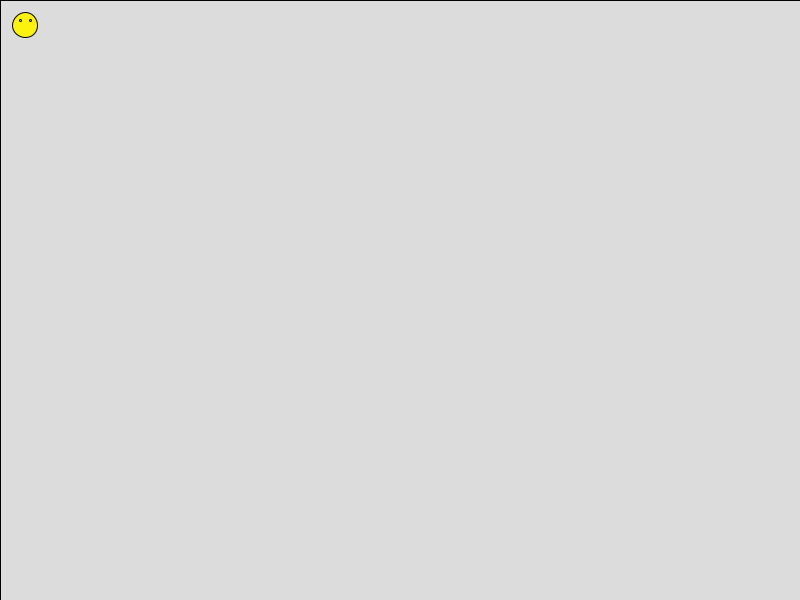
Frame 1 (no input)
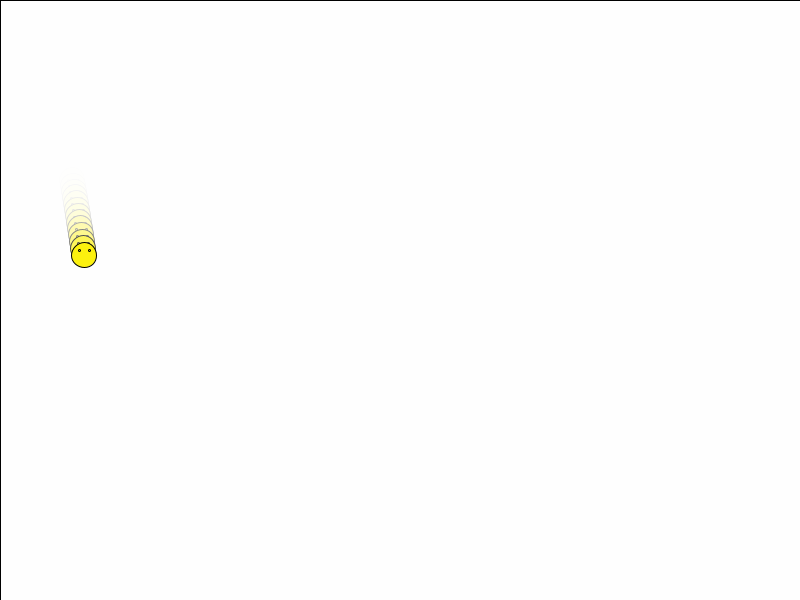
Frame 60 (the mouse pressed at the canvas centre just before this capture)
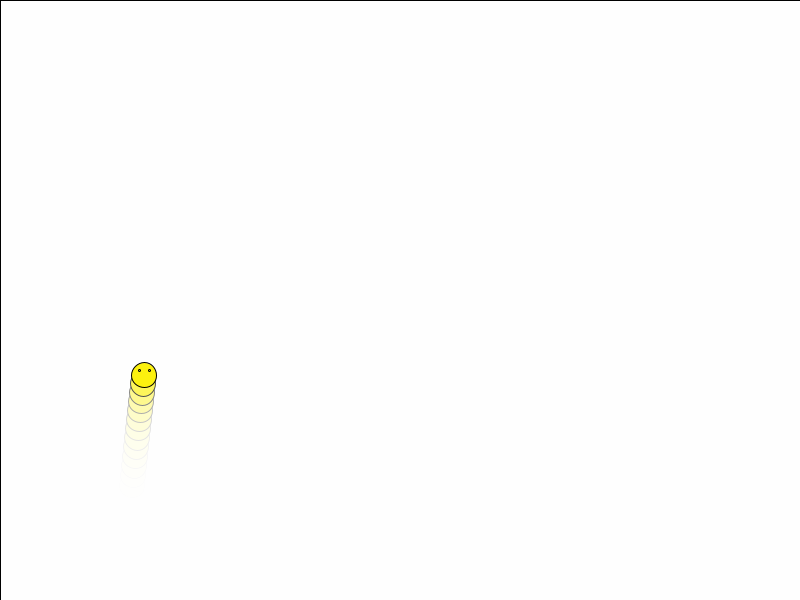
Frame 120 (the mouse held since frame 60 and released just before this capture)

The Processing sketch that drew these frames (run headless with seeded random() and noise(); from frame 60 on, the mouse is pressed at the canvas centre):

// Processing sketch: processing_120800
// ── processing_120800.pde

float x=25;//posición
float y=25;
float vx=1;//velocidad
float vy=1;
float diametre=25;

// setup inicial
void setup()
{
size(800,600);
}

// ocurre en cada frame
void draw()
{
fill(255, 80);//rellenar de blanco (255) con transparencia (10) el rectangulo
rect(0,0,width, height);//dibujamos un rectángulo para tener control sobre el con "fill"
DibuixaSmiley();
ControlVariables();
}

// según la variable, dibuja una ellipse
void DibuixaSmiley()
{
fill(#fcf10f);
ellipse(x,y, diametre,diametre);
// declaras las variables dentro de otra variable para mantenerlas dentro
DibuixaUlls();
}

// variable de los ojos que va dentro e DibuixaSmiley
void DibuixaUlls()
{
noFill();
ellipse(x-5,y-5, 2,2);
ellipse(x+5,y-5, 2,2);
}

// variables de control
void ControlVariables()
{

  if (!keyPressed) // !significa si NO hay una tecla presionada, con esta norma si presionamos una tecla paramos la animación

{
  x=x+vx;
  y=y+vy;
  vy=vy+0.1; //determina la aceleración en Y, cada vez mayor.
  //vx=vx+0.2;
  
      //si la posición en X es mayor que la mitad del diámetro de la ellipse, entonces vx*(-1) = movimiento negativo
      //determina el final de X por la derecha y rebota
    if (x>width-diametre/2)
      {
       vx=vx*(-1); 
      }
     //determina el final de X por la izquierda y rebota
    if (x<diametre/2)
      {
       vx=vx*(-1);
      }
      //si la posición en Y es menor que la mitad del diámetro de la ellipse, entonces vy*(-1) = movimiento negativo 
      //determina el final de Y por arriba y rebota    
    if (y<height-diametre/2)
      {
       vy=vy*(-1);
      }
      //determina el final de y por abajo y rebota
    if (y>diametre/2)
      {
       vy=vy*(-1);
      }
  }
}
